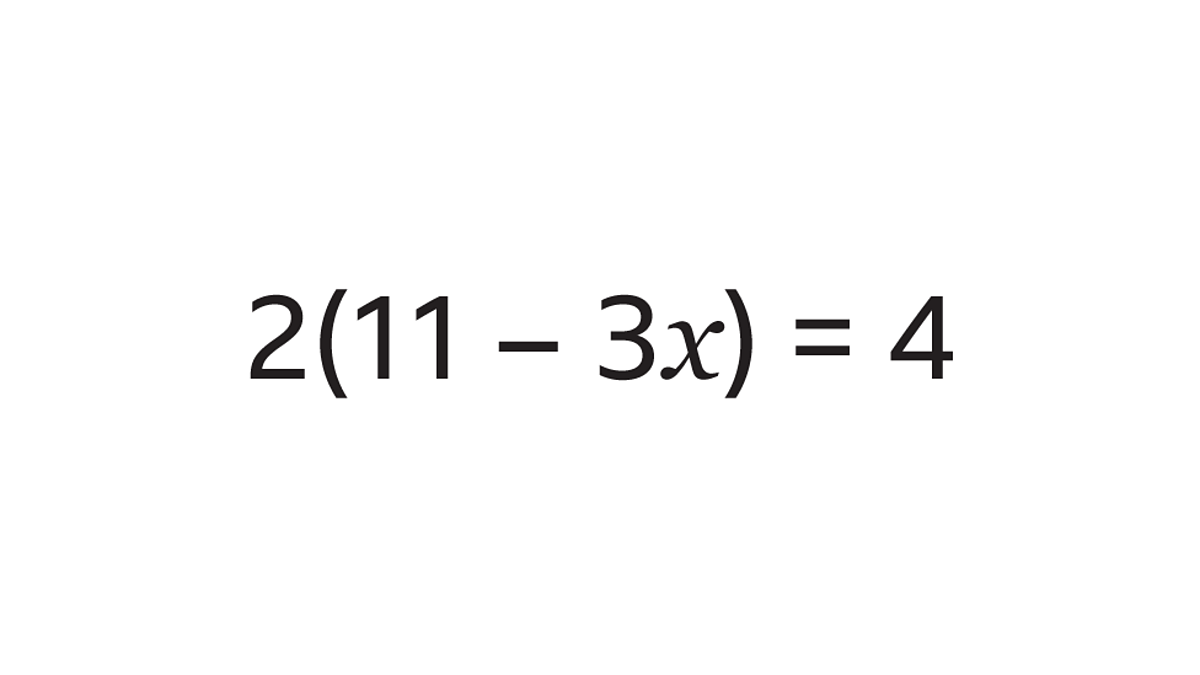
#> input picture uploads/1773913428_algebra.png, 1200 x 675 px
$ python -i image_preprocess.py   (imports and definitions only)
#> lines starting #> are read from the running program, lines starting #| are printed output that depends on the picture; after the words box and inside, x2 and y2 are one past the last pixel; in counts of white or black regions, pixels touching at a corner belong together
import cv2

def preprocess_image(path):
#> called with path = '../uploads/1773913428_algebra.png'
    img = cv2.imread(path)
#> img is the input picture: shape (675, 1200, 3); mean B, G, R 251.3, 251.3, 251.4

    if img is None:
        return None

    gray = cv2.cvtColor(img, cv2.COLOR_BGR2GRAY)

    blur = cv2.GaussianBlur(gray, (5, 5), 0)

    thresh = cv2.threshold(
        blur, 0, 255,
        cv2.THRESH_BINARY + cv2.THRESH_OTSU
    )[1]
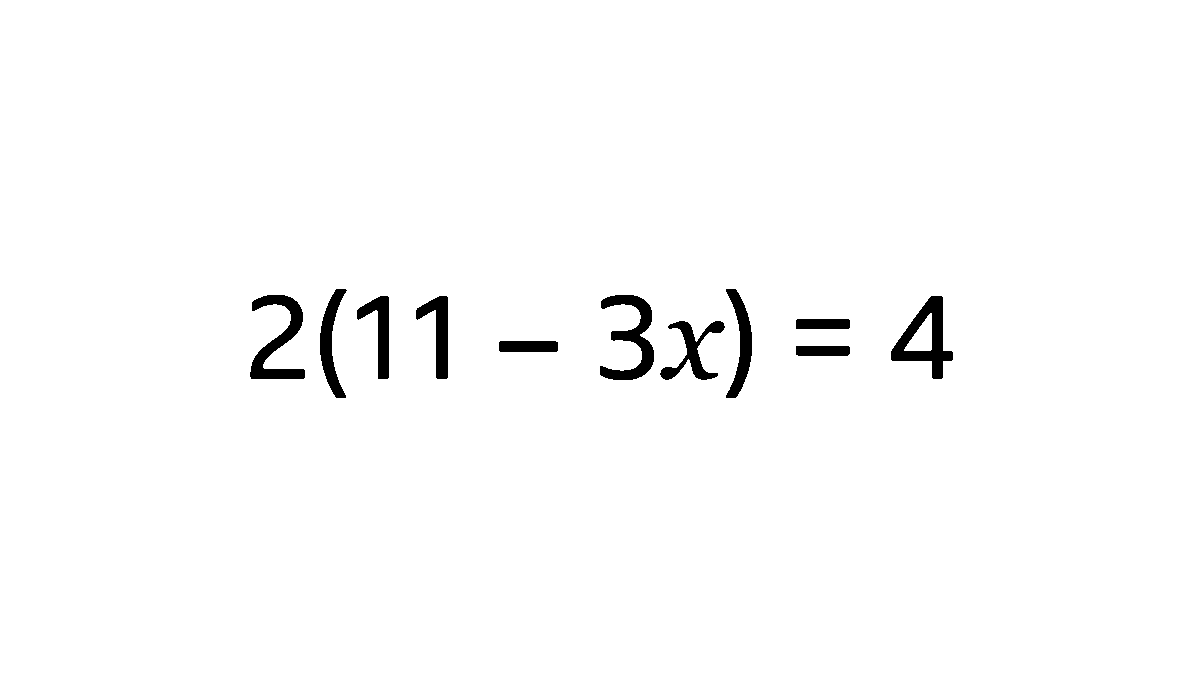
#> thresh: shape (675, 1200); 98.3% white; 11 black regions, largest, box (x1, y1, x2, y2) and area: (891, 296, 953, 379) 1990, (600, 295, 654, 380) 1879, (250, 295, 305, 379) 1854

    return thresh

>>> result = preprocess_image('../uploads/1773913428_algebra.png')
